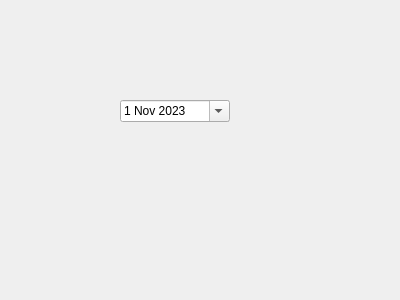
<?xml version="1.0" encoding="UTF-8"?>
<ui version="4.0">
 <class>Form</class>
 <widget class="QWidget" name="Form">
  <property name="geometry">
   <rect>
    <x>0</x>
    <y>0</y>
    <width>400</width>
    <height>300</height>
   </rect>
  </property>
  <property name="windowTitle">
   <string>Form</string>
  </property>
  <widget class="QDateEdit" name="dateEdit">
   <property name="geometry">
    <rect>
     <x>120</x>
     <y>100</y>
     <width>110</width>
     <height>22</height>
    </rect>
   </property>
   <property name="calendarPopup">
    <bool>true</bool>
   </property>
   <property name="date">
    <date>
     <year>2023</year>
     <month>11</month>
     <day>1</day>
    </date>
   </property>
  </widget>
 </widget>
 <resources/>
 <connections/>
</ui>
